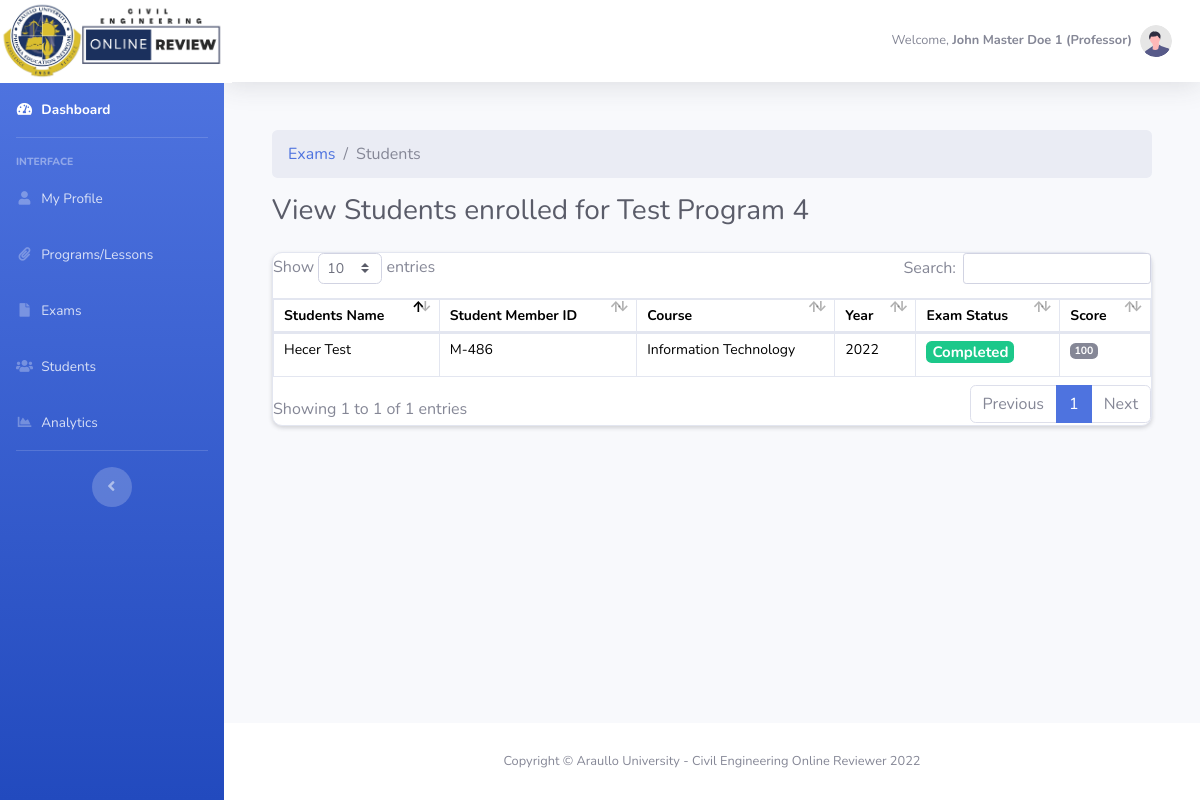
Page /dashboard/add_edit_exams.php?action=view_students&id=12&program_name=Test Program 4&program_id=34 (signed in) on the earlier database version.
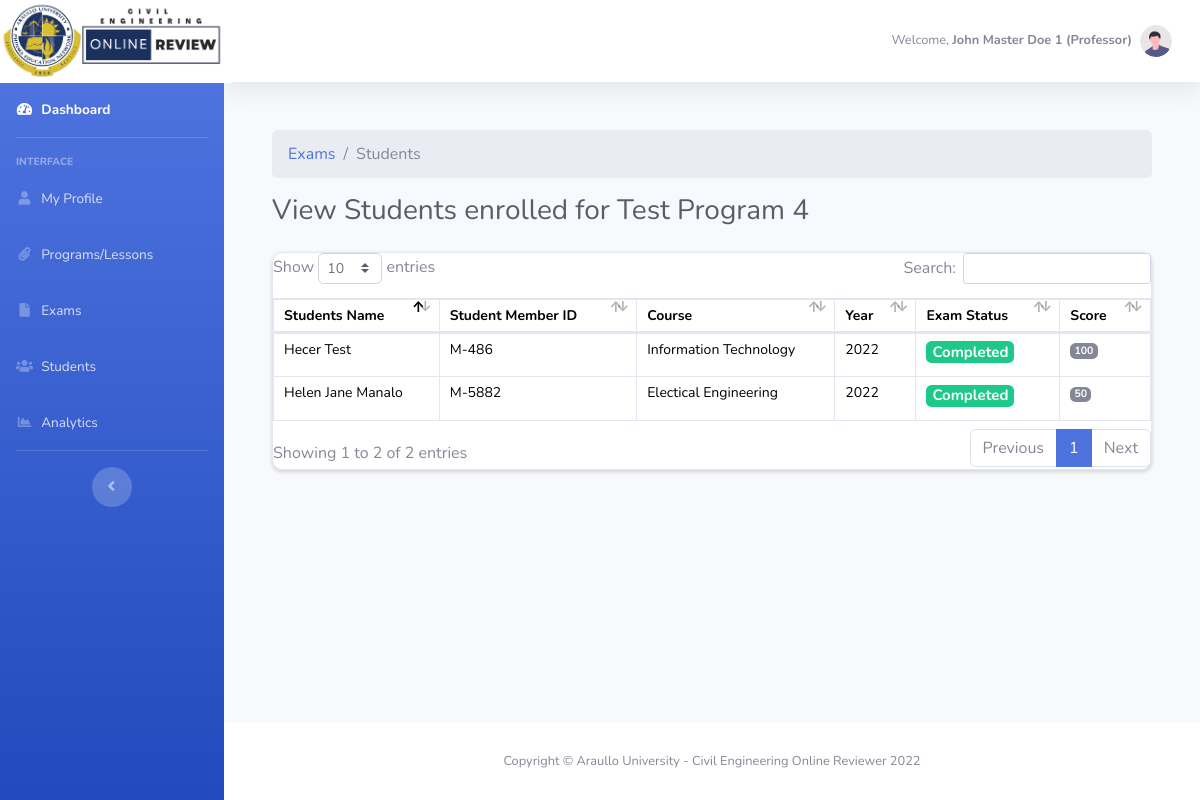
Same page on the later database version.
### tables this page shows
CREATE TABLE `students` (
  `student_id` int(11) NOT NULL,
  `account_id` int(11) NOT NULL,
  `member_id` varchar(50) NOT NULL,
  `student_member_id` varchar(50) NOT NULL,
  `program_id` int(11) NOT NULL,
  `exam_attempt` int(11) NOT NULL,
  `stud_exam_status` int(11) NOT NULL,
  `exam_score` int(11) NOT NULL,
  `score_status` varchar(20) NOT NULL,
  `prof_comment_if_essay` longtext NOT NULL,
  `unenroll_student` int(11) NOT NULL,
  `date_modified` datetime NOT NULL
);

CREATE TABLE `user_account` (
  `id` int(11) NOT NULL,
  `member_id` varchar(50) NOT NULL,
  `email_address` varchar(50) NOT NULL,
  `firstname` varchar(50) NOT NULL,
  `last_name` varchar(50) NOT NULL,
  `phone_number` int(11) NOT NULL,
  `age` int(11) NOT NULL,
  `birthday` varchar(50) NOT NULL,
  `religion` varchar(50) NOT NULL,
  `blood_type` varchar(50) NOT NULL,
  `upload_image` varchar(255) NOT NULL,
  `gender` varchar(50) NOT NULL,
  `user_type` varchar(25) NOT NULL,
  `password` varchar(255) NOT NULL,
  `date_created` varchar(100) NOT NULL,
  `date_updated` varchar(100) NOT NULL
);

CREATE TABLE `user_additional_information` (
  `user_account_id` int(11) NOT NULL,
  `member_id` varchar(50) NOT NULL,
  `academic_year` int(5) NOT NULL,
  `teaching_class` varchar(50) NOT NULL,
  `course` varchar(50) NOT NULL,
  `section` varchar(100) NOT NULL,
  `class` varchar(100) NOT NULL
);

### dashboard/model/Admin.php (called while the page is built, shortened)
<?php
	class Admin {
		public $db;
		public function __construct(){
			$this->db = new mysqli(DB_HOST, DB_USER, DB_PASSWORD, DB_DATABASE);
		}
        public function get_all_students_program_id($id) {
            $sql="SELECT * FROM students a
                LEFT JOIN user_account b ON b.id = a.account_id
                LEFT JOIN user_additional_information c ON c.member_id = b.member_id
                WHERE program_id='$id'";
	        $result = mysqli_query($this->db,$sql);
	        return $result_data = mysqli_fetch_all($result,MYSQLI_ASSOC);
        }
	}
?>

### dashboard/add_edit_exams.php (the view, shortened to what the changed rows need)
<?php
    include_once('db_header.php');
?>
    <div class="student-profile py-4">
        <div class="container">
            <div class="row">
                <div class="col-lg-12">
                    <?php
                        if ($_GET['action'] == 'add') {
                    ?>
                        <?php if (isset($_SESSION['message_error'])): ?>
                            <div class="msg_error">
                                <?php
                                    echo $_SESSION['message_error'];
                                    unset($_SESSION['message_error']);
                                ?>
                            </div>
                        <?php endif ?>
                        <nav aria-label="breadcrumb">
                            <ol class="breadcrumb">
                                <li class="breadcrumb-item"><a href="admin_exam.php">Exams</a></li>
                                <li class="breadcrumb-item active" aria-current="page">Manage Exams</li>
                            </ol>
                        </nav>
                        <h1 class="h3 mb-4 text-gray-800">Add New Exam</h1>
                        <form action="admin/exam.php?q=addexam" method="post" enctype='multipart/form-data'>
                            <div class="card shadow-sm">
                                <div class="card-header bg-transparent border-0">
                                    <h3 class="mb-0"><i class="far fa-clone pr-1"></i>Add New Exam Category</h3>
                                    <?php
                                        $get_profile_info =  $admin->get_admin_info($_SESSION['email_address']);
                                    ?>
                                </div>
                                <div class="card-body pt-0">
                                    <div class="form-group">
                                        <label for="first" class="text-bold">Program</label>
                                        <select name="program_id" class="form-control" class="exam_cat">
                                            <option value="">Select Program</option>
                                            <?php
                                                $get_program =  $admin->get_all_program_list_exam($get_profile_info['member_id']);
                                                foreach($get_program as $program) {
                                            ?>
                                                <option value="<?php echo $program['program_id']?>"><?php echo $program['program_name']?></option>
                                            <?php
                                                }
                                            ?>
                                        </select>
                                    </div>
                                    <div class="form-group">
                                        <input type="hidden" class="form-control" name="member_id" value="<?php echo $get_profile_info['member_id'];?>">
                                        <label for="first" class="text-bold">Exam Category</label>
                                        <select name="exam_category_id" class="form-control" class="exam_cat">
                                            <option value="">Select Value</option>
                                            <option value="1">Essay</option>
                                            <option value="2">Multiple Choice</option>
                                        </select>
                                    </div>
                                    <div class="1 box">
                                        <div class="form-group">
                                            <label for="exam_description" class="text-bold">Exam Description</label>
                                            <textarea id="basic-example" name="exam_description"></textarea>
                                        </div>
                                    </div>
                                    <div class="2 box">
                                        <div class="form-group">
                                            <label for="first" class="text-bold">Exam Description</label>
                                            <textarea id="basic-example" name="exam_description"></textarea>
                                        </div>
                                        <div class="form-group">
                                            <label for="first" class="text-bold">Duration:</label>
                                            <input type="number" class="form-control" name="duration" placeholder="Enter exam duration in minutes">
                                        </div>
                                        <div class="form-group">
                                            <label for="first" class="text-bold">Total Questions</label>
                                            <input type="number" class="form-control" name="total_questions">
                                        </div>
                                    </div>
                                    <div class="form-group">
                                        <input class="btn btn-primary pull-right" type="Submit" name="add_exams" value="Save Exam">
                                    </div>
                                </div>
                            </div>
                        </form>
                     <?php
                        }
                        else if($_GET['action'] == 'view_students') {
                    ?>
                       <nav aria-label="breadcrumb">
                            <ol class="breadcrumb">
                                <li class="breadcrumb-item"><a href="admin_exams.php">Exams</a></li>
                                <li class="breadcrumb-item active" aria-current="page">Students</li>
                            </ol>
                        </nav>
                        <h1 class="h3 mb-4 text-gray-800">View Students enrolled for <?php echo $_GET['program_name'] ?></h1>
                        <div class="card shadow-sm">
                            <div class="table-responsive">
                                <table class="table table-bordered" id="dataTable" width="100%" cellspacing="0">
                                    <thead>
                                        <tr>
                                            <th>Students Name</th>
                                            <th>Student Member ID</th>
                                            <th>Course</th>
                                            <th>Year</th>
                                            <th>Exam Status</th>
                                            <th>Score</th>
                                        </tr>
                                    </thead>
                                    <tbody>
                                        <?php
                                            $get_students_list =  $admin->get_all_students_program_id($_GET['program_id']);
                                            foreach($get_students_list as $students) {
                                        ?>
                                            <tr>
                                                <td><?php echo $students['firstname'].' '.$students['last_name'] ?></td>
                                                <td><?php echo $students['student_member_id'] ?></td>
                                                <td><?php echo $students['course'] ?></td>
                                                <td><?php echo $students['academic_year'] ?></td>
                                                <td>
                                                    <?php
                                                        if($students['stud_exam_status'] == 0) {
                                                    ?>
                                                        <h5><span class="badge badge-secondary">Not yet started</span></h5>
                                                    <?php
                                                        }
                                                        elseif($students['stud_exam_status'] == 1) {
                                                    ?>
                                                        <h5><span class="badge badge-warning">Ongoing</span></h5>
                                                    <?php
                                                        }
                                                        elseif($students['stud_exam_status'] == 2) {
                                                    ?>
                                                        <h5><span class="badge badge-success">Completed</span></h5>
                                                    <?php
                                                        }
                                                    ?>
                                                </td>
                                                <td><span class="badge badge-secondary"><?php echo $students['exam_score'] ?></span></td>
                                            </tr>
                                        <?php
                                            }
                                        ?>
                                    </tbody>
                                </table>
                            </div>
                        </div>
                    <?php
                        }
                    ?>
                </div>
            </div>
        </div>
    </div>
<?php
    include_once('db_footer.php');
?>

Differences in the rows shown:
added students: user_account.firstname "Helen Jane", user_account.last_name "Manalo", student_member "M-5882", user_additional_information.course "Electical Engineering", user_additional_information.academic_year "2022", stud_exam_status "Completed", exam_score "50"
Other differences:
text written by a page script: "Show entries Search: Showing 1 to 1 of 1 entries Previous 1 Next" → "Show entries Search: Showing 1 to 2 of 2 entries Previous 1 Next"
